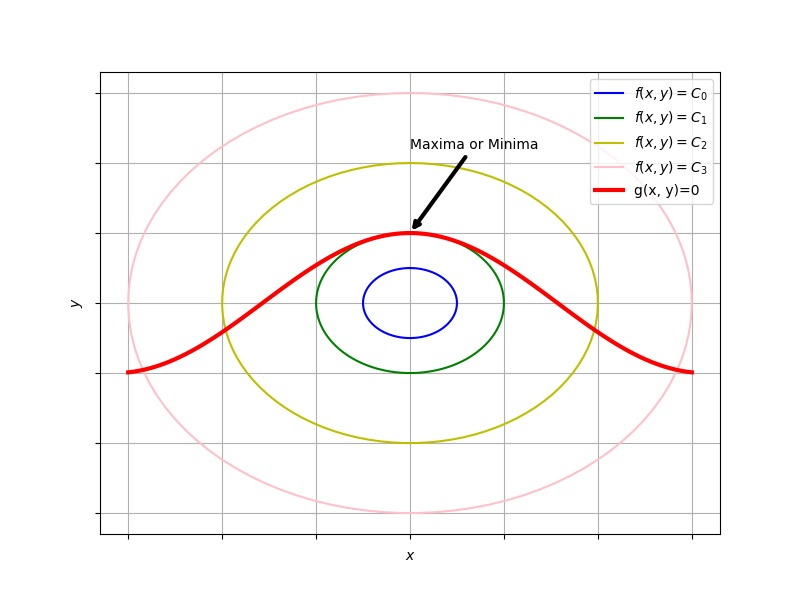

The script that saved this image:
import numpy as np
from matplotlib import pyplot as plt

myfigure, axes = plt.subplots(1, 1, figsize=(8, 6))


r = [.5, 1, 2, 3]
c = ['b', 'g', 'y', 'pink']
theta = np.linspace(0, 2*np.pi, 100)
for i in range(4):
    x = r[i]*np.sin(theta)
    y = r[i]*np.cos(theta)
    axes.plot(x, y, c=c[i], label=r'$f(x, y)=C_%i$'%i)

x = np.linspace(-3, 3, 100)
f = np.cos(x)
axes.plot(x, f, 'r', lw=3, label=r'g(x, y)=0')
axes.legend()
axes.annotate('Maxima or Minima', xy=(0, 1), xytext=(0, 2.2),
              arrowprops=dict(arrowstyle='->', lw=3))
axes.set_xlabel(r'$x$')
axes.set_ylabel(r'$y$')
axes.set_xticklabels([])
axes.set_yticklabels([])
axes.grid()

myfigure.savefig('fig.jpg')
